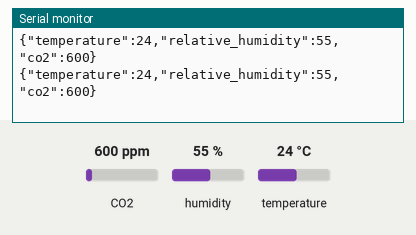
Bench run of a sketch on a simulated Arduino Mega 2560, built with avr-gcc and run on an emulated ATmega2560. Parts: the last lines printed to the serial monitor. The test bench sets the inputs (shaded band); at power-on: CO2 600 ppm, humidity 55 %, temperature 24 °C.

Above: at 1.2 s.
1.3 s: CO2 set to 1050 ppm
At 1.36 s:
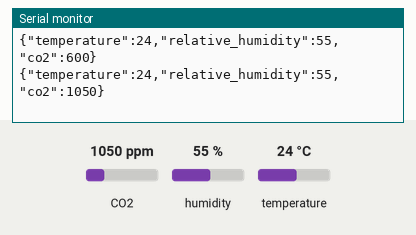
4.3 s: humidity set to 22 %
At 4.38 s:
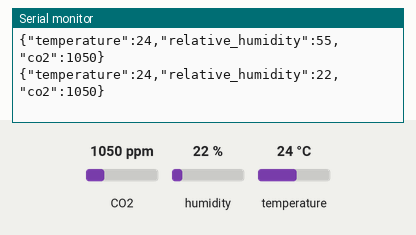
7.3 s: temperature set to 12 °C
At 7.4 s:
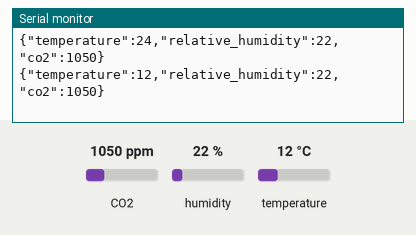
8.8 s: CO2 set to 2948 ppm
At 8.85 s:
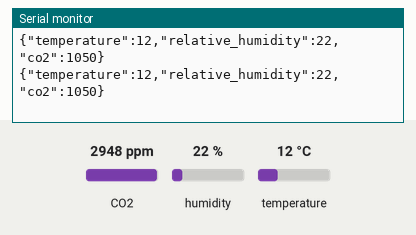
Timing chart, 0 to 11.8 s (numbered marks = the images above; inputs shaded):
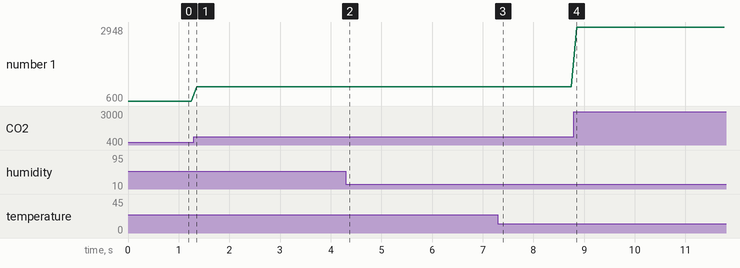

The sketch:

scd30.ino
```cpp
// Basic demo for readings from Adafruit SCD30
#include <Adafruit_SCD30.h>
#include <ArduinoJson.h>

Adafruit_SCD30 scd30;

void setup(void) {
  Serial.begin(9600); // 115200
  while (!Serial)
    delay(10); // will pause Zero, Leonardo, etc until serial console opens

  // Try to initialize!
  if (!scd30.begin()) {
    Serial.println("Failed to find SCD30 chip");
    while (1) {
      delay(10);
    }
  }

  scd30.setMeasurementInterval(2); // Set interval to 10 seconds
}

void loop() {
  if (scd30.dataReady()) {
    if (!scd30.read()) {
      Serial.println("Error reading sensor data");
      return;
    }

    StaticJsonDocument<200> doc;
    doc["temperature"] = scd30.temperature;
    doc["relative_humidity"] = scd30.relative_humidity;
    doc["co2"] = scd30.CO2;

    serializeJson(doc, Serial);
    Serial.println();
  }

  delay(100);
}
```

Measured:
- after the input at 1.3 s, the serial monitor: prints a new line after 0.06 s (image 1)
- after the input at 4.3 s, the serial monitor: prints a new line after 0.07 s (image 2)
- after the input at 7.3 s, the serial monitor: prints a new line after 0.09 s (image 3)
- plotted number 1: 600 → 1050 after the input at 1.3 s, 1050 → 2948 after the input at 8.8 s
